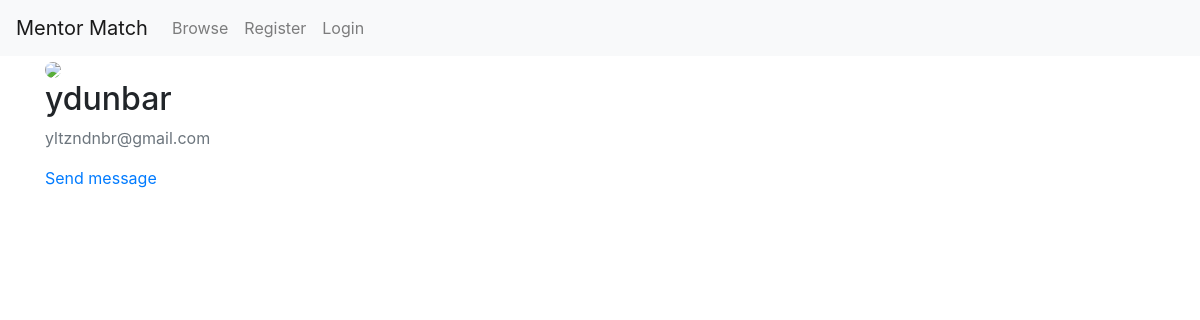
/profile/ydunbar, run on an earlier commit of the app's database.
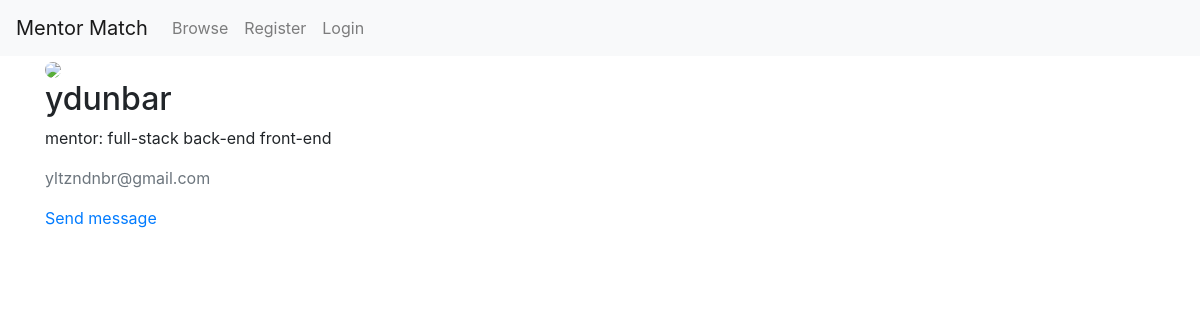
And on a later commit of the database.
### app/models.py (models this page shows, shortened)
class Role(db.Model):
    id = db.Column(db.Integer, primary_key=True)
    user_id = db.Column(db.Integer, db.ForeignKey('user.id'), nullable=False)
    name = db.Column(db.String(), nullable=False)
    skills = db.relationship('Skill', secondary=skill_role, backref='role', lazy='dynamic')

class Skill(db.Model):
    id = db.Column(db.Integer, primary_key=True)
    name = db.Column(db.String(), unique=True, nullable=False)

### app/routes.py (the view)
@app.route('/profile/<username>', methods=['GET', 'POST'])
def profile(username):
    user = User.query.filter_by(username=username).first()
    if user:
        image_file = url_for('static', filename='profile_pictures/' + user.image)
        return render_template('profile.html', image_file=image_file, user=user)
    else:
        flash('User does not exist', 'danger')
        return redirect(url_for('home'))

### app/templates/profile.html (shortened to what this page needs)
{% extends 'layout.html' %}
{% block content %}
    <div class="content-section">
        <img class="rounded-circle" src="{{ image_file }}">
        <h2>{{ user.username }}</h2>
        {% for role in user.roles %}
        <p>
            <span>{{ role.name }}:</span>
            {% for skill in role.skills %}
                <span>{{ skill.name }}</span>
            {% endfor %}
        </p>
        {% endfor %}
        <p class="text-secondary">{{ user.email }}</p>
        <a href="{{ url_for('new_post', username = user.username) }}">Send message</a>
    </div>
{% endblock content %}

What changed in the data, as far as the page shows it:
added Role: name "mentor"
now on this page (row unchanged): Skill: name "full-stack"
now on this page (row unchanged): Skill: name "back-end"
now on this page (row unchanged): Skill: name "front-end"
